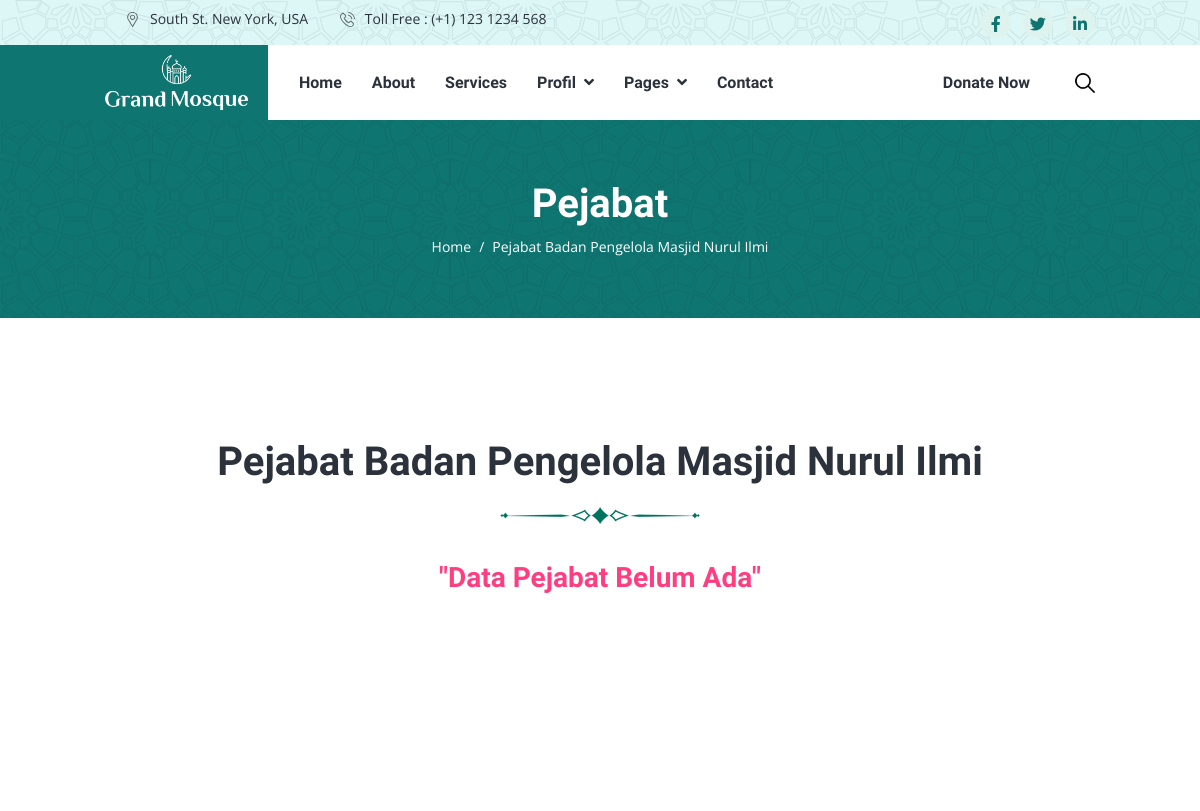
Before: /index.php/pimpinan (upper part) with the older database file.
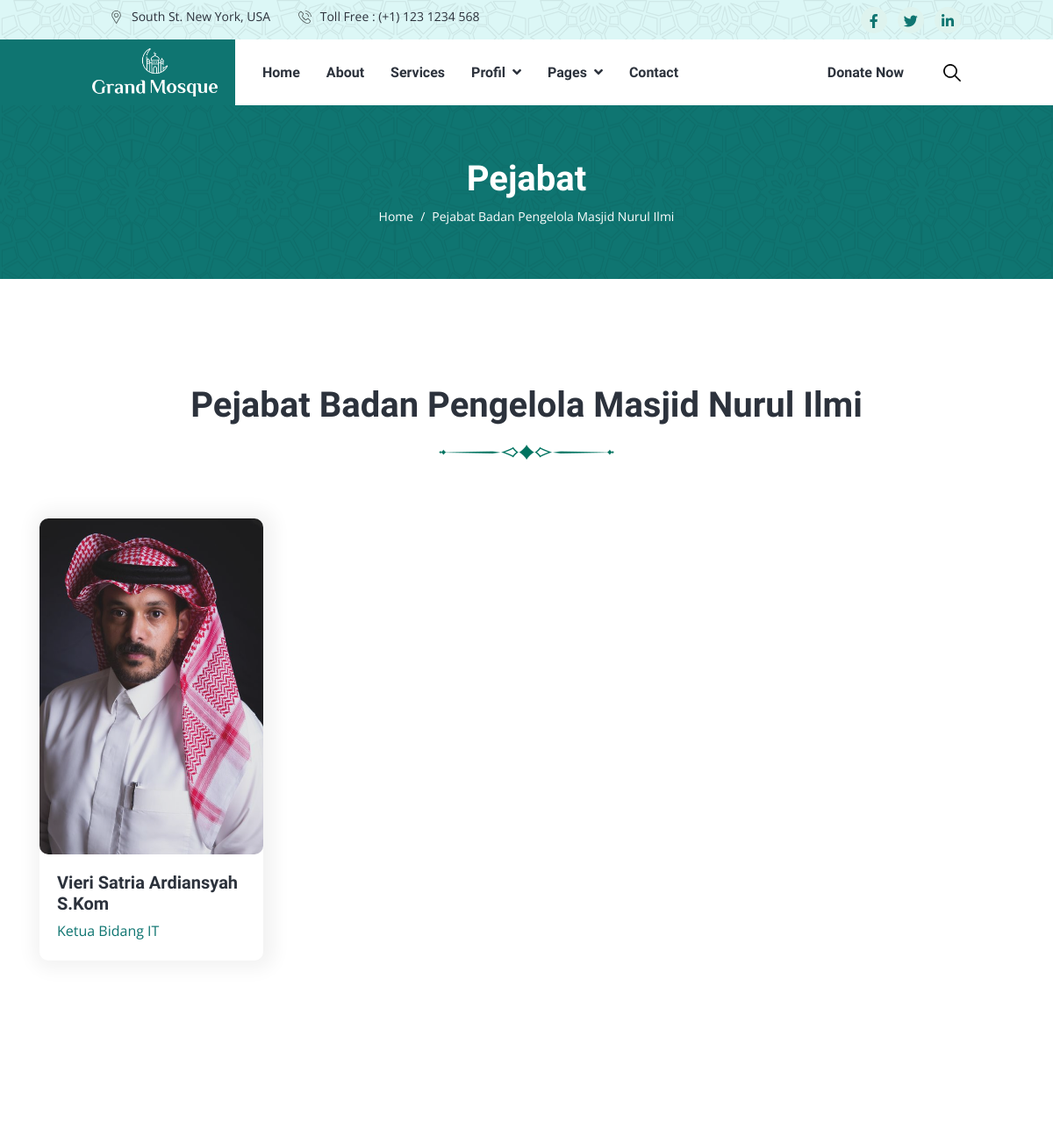
After: the same page with the newer database file.
### tables this page shows
CREATE TABLE `tbl_pimpinan` (
  `id_pimpinan` int(11) NOT NULL,
  `nama` varchar(100) NOT NULL,
  `jabatan` varchar(100) NOT NULL,
  `foto` text NOT NULL,
  `link1` text NOT NULL,
  `link2` text NOT NULL,
  `link3` text NOT NULL,
  `tanggal` timestamp NOT NULL DEFAULT current_timestamp()
);

### application/controllers/Pimpinan.php (called while the page is built, shortened)
<?php
class Pimpinan extends CI_Controller {
    public function __construct()
	{
		$this->load->model('Pimpinan_model', 'pimpinan');
	}
	public function index()
	{
        $data = [
            'judul' => 'Pimpinan',
            'title' => 'Pimpinan - Masjid Nurul Ilmi',
            'menu'  => 'pimpinan',
            'data_pimpinan' => $this->pimpinan->getDataPimpinan()
        ];
		$this->load->view('v_pimpinan', $data);
	}
}

### index.php (called while the page is built, shortened)
<?php
require_once BASEPATH.'core/CodeIgniter.php';

### application/models/Pimpinan_model.php (called while the page is built, shortened)
<?php
class Pimpinan_model extends CI_Model {
	var $table = 'tbl_pimpinan';
    public function getDataPimpinan()
	{
		return $this->db->get($this->table)->result_array();
	}
}

### application/views/v_pimpinan.php (the view, shortened to what this page needs)
<!DOCTYPE html>
<html lang="en">
<head>
    <link rel="stylesheet" href="https://cdnjs.cloudflare.com/ajax/libs/font-awesome/6.5.1/css/all.min.css"
 />
    <link rel="stylesheet" href="<?= base_url('frontend/') ?>assets/css/app.min.css">
</head>
<body>
    <header class="header-area">
        <div class="header-top bg-light bg-image-pattern px-xl-8 py-2">
            <div class="container">
                <div class="header-top-wrapper">
                    <ul class="navbar-address list-inline m-0">
                        <li class="list-inline-item"><span class="icon"><img src="assets/images/location-icon.svg"
                                    alt="title"></span>South St. New York, USA</li>
                        <li class="list-inline-item"><span class="icon"><img src="assets/images/phone-icon.svg"
                                    alt="title"></span>Toll Free : (+1) 123 1234 568
                        </li>
                    </ul>
                    <ul class="navbar-social list-inline m-0">
                        <li class="list-inline-item"><a href="https://facebook.com"><i
                                    class="fab fa-facebook-f"></i></a></li>
                        <li class="list-inline-item"><a href="https://twitter.com"><i class="fab fa-twitter"></i></a>
                        </li>
                        <li class="list-inline-item"><a href="https://linkedin.com"><i
                                    class="fab fa-linkedin-in"></i></a></li>
                    </ul>
                </div>
            </div>
        </div>
        <?php $this->load->view('layout/header.php') ?>
    </header>
    <div class="page-title-area py-lg-6 py-5 bg-image-pattern">
        <div class="container">
            <div class="page-title-wrapper text-center">
                <h1 class="text-white mb-2">Pejabat</h1>
                <nav class="page-breadcrumb">
                    <ol class="breadcrumb">
                        <li class="breadcrumb-item"><a href='<?= base_url('home') ?>'>Home</a></li>
                        <li class="breadcrumb-item active">Pejabat Badan Pengelola Masjid Nurul Ilmi</li>
                    </ol>
                </nav>
            </div>
        </div>
    </div>
    <div class="team-area py-lg-10 py-8">
        <div class="container">
            <div class="section-title text-center mb-4">
                <h2 class="h1">Pejabat Badan Pengelola Masjid Nurul Ilmi</h2>
            </div>
            <?php if(!empty($data_pimpinan)) : ?>
            <div class="row">
                <?php foreach($data_pimpinan as $pimpinan) : ?>
                <div class="col-sm-6 col-lg-3">
                    <div class="team-item mt-4">
                        <div class="team-image">
                            <img src="<?= base_url('upload/pimpinan/'.$pimpinan['foto']) ?>" alt="title">
                        </div>
                        <div class="team-content">
                            <h5><?= $pimpinan['nama'] ?></h5>
                            <span class="text-primary"><?= $pimpinan['jabatan'] ?></span>
                        </div>
                    </div>
                </div>
                <?php endforeach; ?>
            </div>
            <?php else: ?>
            <h3 class="text-center text-danger">"Data Pejabat Belum Ada"</h3>
            <?php endif; ?>
        </div>
    </div>
    <?php $this->load->view('layout/footer') ?>
</body>
</html>

### application/views/layout/header.php (shortened to what this page needs)
<div class="header-bottom bg-white px-xl-8">
    <nav class="container">
        <div class="header-navbar navbar navbar-expand-lg">
            <a class='navbar-brand' href='/'><img src="<?= base_url('frontend/assets/images/header-logo.png') ?>"
                    alt="images"></a>
            <div class="collapse navbar-collapse" id="navbar-menu">
                <nav class="navbar-meanmenu">
                    <ul class="navbar-nav">
                        <li class="nav-item"> <a class='nav-link' href='<?= base_url('home') ?>'>Home</a></li>
                        <li class="nav-item"> <a class='nav-link' href='/about'>About</a></li>
                        <li class="nav-item"> <a class='nav-link' href='/service'>Services</a></li>
                        <li class="nav-item">
                            <a class='nav-link toogler' href='/blog'> Profil </a>
                        </li>
                        <li class="nav-item">
                            <a class="nav-link toogler" href="#"> Pages </a>
                        </li>
                        <li class="nav-item"> <a class='nav-link' href='/contact'>Contact</a></li>
                    </ul>
                </nav>
                <ul class="navbar-nav align-items-center ms-auto">
                    <li class="nav-item"> <a class='nav-link me-4' href='/campaign'>Donate Now</a></li>
                    <li class="nav-item"> <a class="search-toggler" href="#"><img src="assets/images/loupe.png"
                                alt="title"></a>
                    </li>
                </ul>
            </div>
        </div>
    </nav>
</div>

### application/views/layout/footer.php (shortened to what this page needs)
<footer class="footer-area pt-8">
</footer>

Changed rows visible on the page:
added tbl_pimpinan: foto (picture), nama "Vieri Satria Ardiansyah S.Kom", jabatan "Ketua Bidang IT"
Other visible differences:
text no longer shown: "\"Data Pejabat Belum Ada\""
